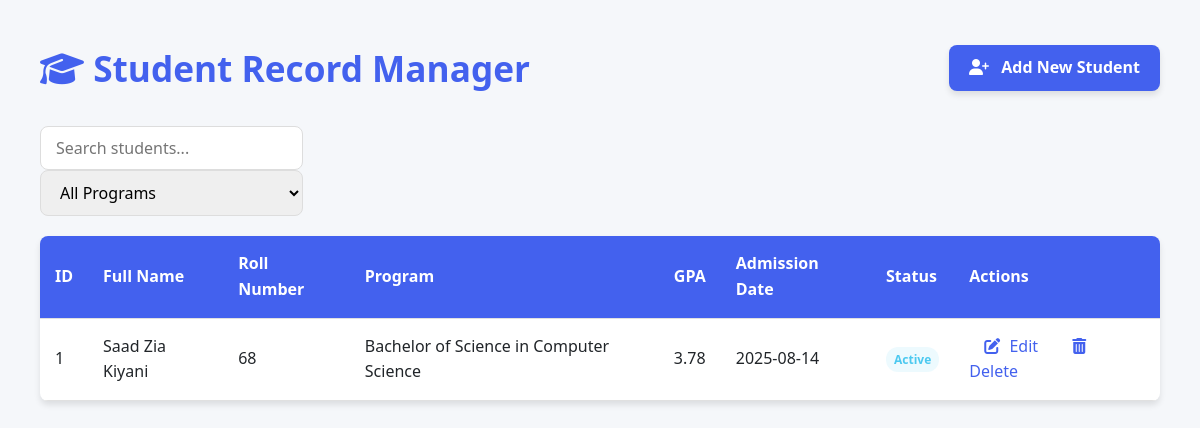
The page / on the database its author committed.
### S_list/models.py (models this page shows, shortened)
class Student(models.Model):
    PROGRAM_CHOICES = [
        ('BSCS', 'Bachelor of Science in Computer Science'),
        ('BSSE', 'Bachelor of Science in Software Engineering'),
        ('BSIT', 'Bachelor of Science in Information Technology'),
        ('BBA', 'Bachelor of Business Administration'),
    ]
    STATUS_CHOICES = [
        ('active', 'Active'),
        ('inactive', 'Inactive'),
    ]
    full_name = models.CharField(max_length=100)
    roll_number = models.CharField(max_length=20, unique=True)
    program = models.CharField(max_length=10, choices=PROGRAM_CHOICES)
    gpa = models.DecimalField(
        max_digits=3,
        decimal_places=2,
        validators=[MinValueValidator(0.0), MaxValueValidator(4.0)]
    )
    admission_date = models.DateField()
    status = models.CharField(max_length=10, choices=STATUS_CHOICES, default='active')
    profile_pic = models.ImageField(
        upload_to='media/student_profile_pics/',
        null=True,
        blank=True
    )
    created_at = models.DateTimeField(auto_now_add=True)
    updated_at = models.DateTimeField(auto_now=True)
    class Meta:
        ordering = ['-created_at']
        verbose_name = 'Student'
        verbose_name_plural = 'Students'

### S_list/views.py (the view)
# urls.py: path('', StudentListView.as_view(), name='S_list'),
class StudentListView(ListView):
    model = Student
    template_name = 'S-list.html'
    context_object_name = 'students'
    paginate_by = 10
    def get_queryset(self):
        queryset = super().get_queryset()
        program = self.request.GET.get('program')
        search = self.request.GET.get('search')
        if program:
            queryset = queryset.filter(program=program)
        if search:
            queryset = queryset.filter(full_name__icontains=search)
        return queryset.order_by('-created_at')

### S_list/templates/S-list.html (shortened to what this page needs)
{% extends 'base.html' %}
{% load static %}
{% block css %}
    <link rel="stylesheet" href="{% static 'assests/css/S-list.css' %}">
{% endblock css %}
{% block S-list %}
<div class="container">
  <header>
    <h1><i class="fas fa-graduation-cap"></i> Student Record Manager</h1>
    <a href="{% url 'S_add' %}" class="btn">
      <i class="fas fa-user-plus"></i> Add New Student
    </a>
  </header>
  <div class="search-filter">
    <form method="get" action="{% url 'S_list' %}">
      <div class="search-box">
        <input type="text" name="search" value="{{ request.GET.search }}" placeholder="Search students...">
      </div>
      <div class="filter-box">
        <select name="program" onchange="this.form.submit()">
          <option value="">All Programs</option>
        </select>
      </div>
    </form>
  </div>
  <div class="table-container">
    <table id="studentTable">
      <thead>
        <tr>
          <th>ID</th>
          <th>Full Name</th>
          <th>Roll Number</th>
          <th>Program</th>
          <th>GPA</th>
          <th>Admission Date</th>
          <th>Status</th>
          <th>Actions</th>
        </tr>
      </thead>
      <tbody>
        {% for student in students %}
        <tr>
          <td>{{ student.id }}</td>
          <td>{{ student.full_name }}</td>
          <td>{{ student.roll_number }}</td>
          <td>{{ student.get_program_display }}</td>
          <td>{{ student.gpa }}</td>
          <td>{{ student.admission_date|date:"Y-m-d" }}</td>
          <td>
            <span class="status-badge status-{{ student.status }}">
              {{ student.get_status_display }}
            </span>
          </td>
          <td class="action-btns">
            <a href="{% url 'S_edit'  %}" class="edit">
              <i class="fas fa-edit"></i> Edit
            </a>
            <a href="{% url 'S_delete' student.pk %}" class="delete" onclick="return confirm('Are you sure?')">
              <i class="fas fa-trash-alt"></i> Delete
            </a>
          </td>
        </tr>
        {% empty %}
        <tr>
          <td colspan="8" class="text-center">No students found</td>
        </tr>
        {% endfor %}
      </tbody>
    </table>
  </div>
</div>
{% endblock S-list %}

### static/assests/css/S-list.css (style rules this page uses)
:root { --primary: #4361ee; --secondary: #3f37c9; --accent: #4895ef; --light: #f8f9fa; --dark: #212529; --success: #4cc9f0; --danger: #f72585; --warning: #f8961e; --border-radius: 8px; --box-shadow: 0 4px 6px rgba(0, 0, 0, 0.1); --transition: all 0.3s ease; }
* { margin: 0; padding: 0; box-sizing: border-box; font-family: 'Segoe UI', Tahoma, Geneva, Verdana, sans-serif; }
body { background-color: #f5f7fa; color: var(--dark); line-height: 1.6; padding: 20px; }
.container { max-width: 1200px; margin: 0 auto; padding: 20px; }
header { display: flex; justify-content: space-between; align-items: center; margin-bottom: 30px; animation: fadeInDown 0.8s ease; }
h1 { color: var(--primary); font-size: 2.2rem; font-weight: 700; }
.btn { display: inline-block; padding: 10px 20px; background-color: var(--primary); color: white; border: none; border-radius: var(--border-radius); cursor: pointer; text-decoration: none; font-weight: 600; transition: var(--transition); box-shadow: var(--box-shadow); }
.btn i { margin-right: 8px; }
.table-container { background-color: white; border-radius: var(--border-radius); box-shadow: var(--box-shadow); overflow: hidden; animation: fadeIn 0.8s ease; }
table { width: 100%; border-collapse: collapse; }
th, td { padding: 15px; text-align: left; border-bottom: 1px solid #e0e0e0; }
th { background-color: var(--primary); color: white; font-weight: 600; position: sticky; top: 0; }
.action-btns a { color: var(--primary); text-decoration: none; margin: 0 5px; transition: var(--transition); padding: 5px 10px; border-radius: 4px; }
.action-btns a i { margin-right: 5px; }
.search-filter { display: flex; justify-content: space-between; margin-bottom: 20px; gap: 15px; animation: fadeInUp 0.8s ease; }
.search-box, .filter-box { flex: 1; }
.search-box input, .filter-box select { width: 100%; padding: 10px 15px; border: 1px solid #ddd; border-radius: var(--border-radius); font-size: 16px; transition: var(--transition); }
.status-badge { display: inline-block; padding: 3px 8px; border-radius: 12px; font-size: 12px; font-weight: 600; }
.status-active { background-color: rgba(76, 201, 240, 0.1); color: var(--success); }

### rows shown on the page
Student: id "1", full_name "Saad Zia Kiyani", roll_number "68", program "Bachelor of Science in Computer Science", gpa "3.78", admission_date "2025-08-14", status "Active"
